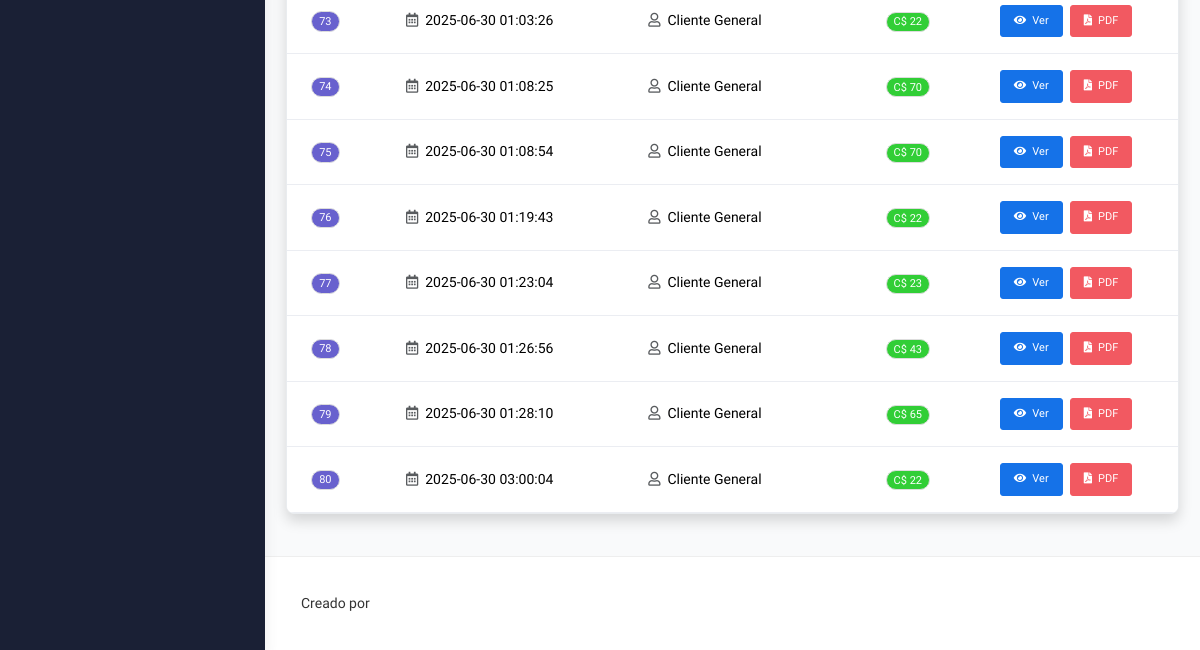
Page /ventas (lower part) on the earlier database version.
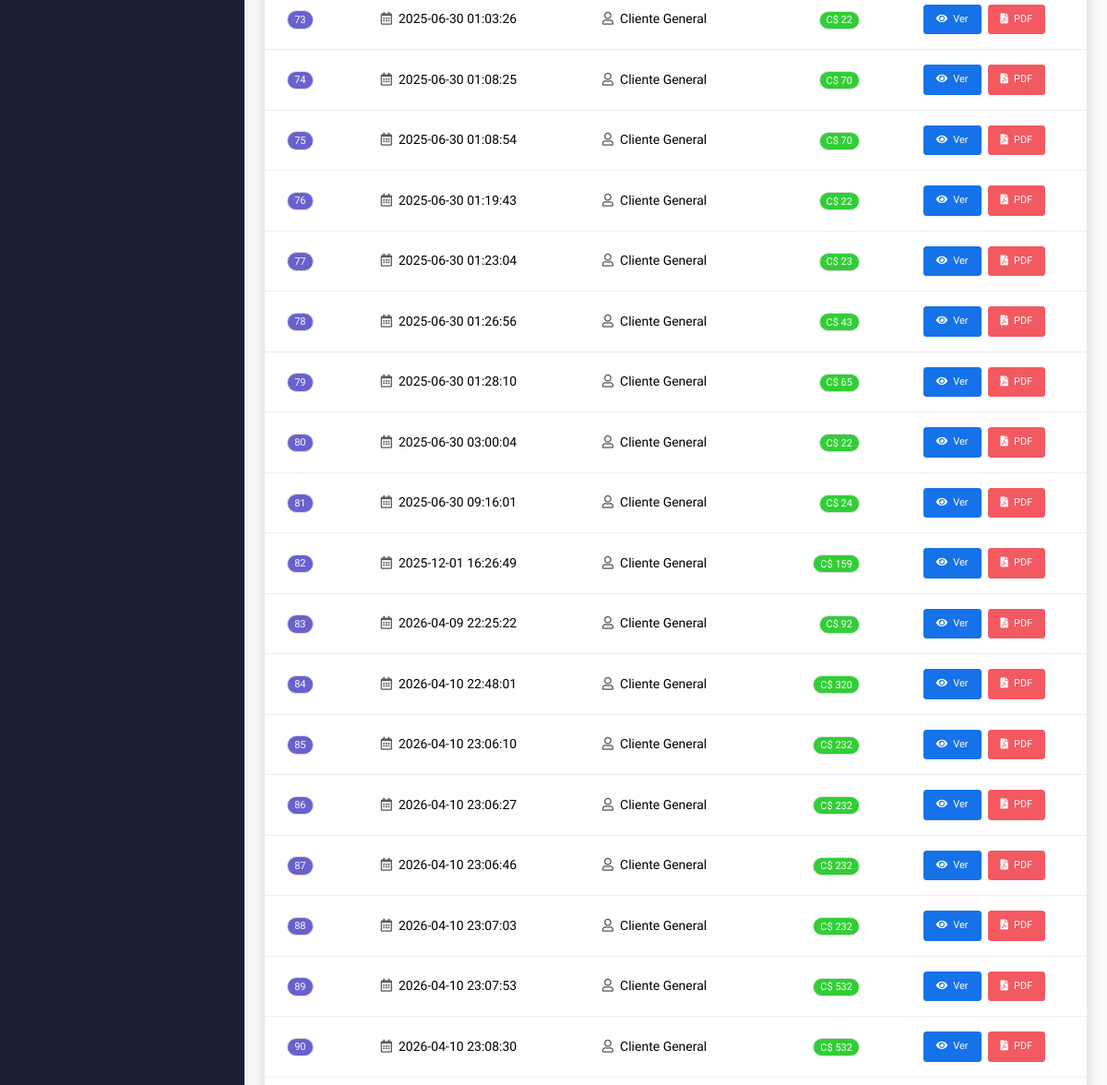
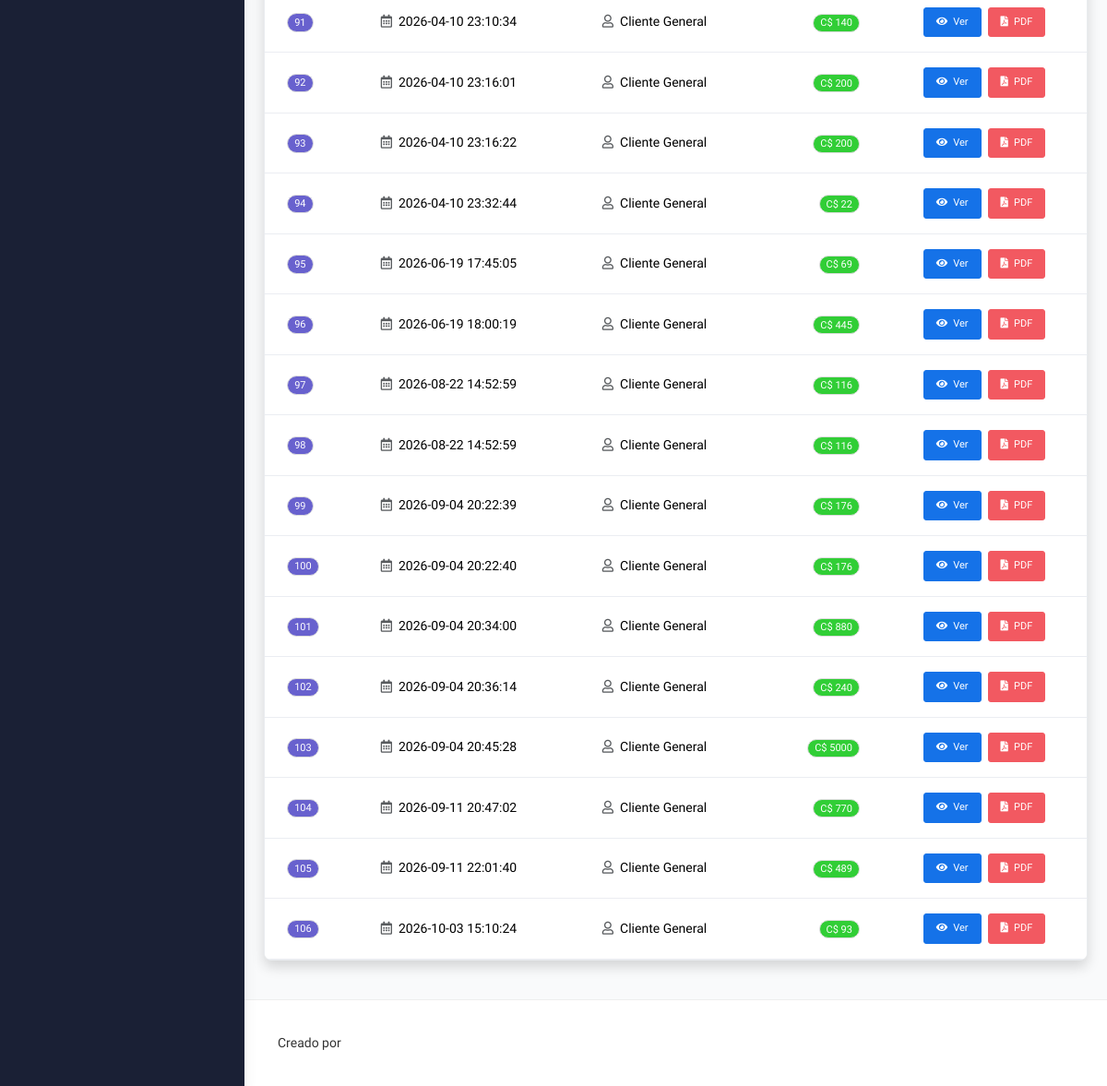
Same page on the later database version (2 pictures, top to bottom).
### tables this page shows
CREATE TABLE Venta (
    IDVenta INTEGER PRIMARY KEY AUTOINCREMENT,
    Fecha DATETIME,
    Total DECIMAL NOT NULL,
    IDEmpleado INTEGER,
    IDCliente INTEGER,
    IDSucursal INTEGER, MetodoPago TEXT, Descuento REAL,
    FOREIGN KEY (IDEmpleado) REFERENCES Empleado(IDEmpleado),
    FOREIGN KEY (IDCliente) REFERENCES Cliente(IDCliente),
    FOREIGN KEY (IDSucursal) REFERENCES Sucursal(IDSucursal)
);

### aplicacion.py (the view)
@app.route("/ventas", methods=["GET", "POST"])
def ventas():
    filtro = request.json["filtro"] if request.method == "POST" else "todas"
    ventas = obtener_ventas(filtro)
    if request.method == "POST":
        return jsonify({"ventas": ventas})
    return render_template("ventas.html", ventas=ventas)

### aplicacion.py (called while the page is built)
def get_db_connection():
    conn = sqlite3.connect(database_path)
    conn.row_factory = sqlite3.Row
    return conn

def obtener_ventas(filtro):
    conexion = get_db_connection()
    cursor = conexion.cursor()
    if filtro == "hoy":
        fecha_limite = date.today()
        cursor.execute("SELECT IDVenta, Fecha, Total FROM Venta WHERE DATE(Fecha) = ?", (fecha_limite,))
    elif filtro == "semana":
        fecha_limite = datetime.now() - timedelta(days=7)
        cursor.execute("SELECT IDVenta, Fecha, Total FROM Venta WHERE Fecha >= ?", (fecha_limite,))
    elif filtro == "mes":
        fecha_limite = datetime.now() - timedelta(days=30)
        cursor.execute("SELECT IDVenta, Fecha, Total FROM Venta WHERE Fecha >= ?", (fecha_limite,))
    else:
        cursor.execute("SELECT IDVenta, Fecha, Total FROM Venta")
    ventas = [{"id": row[0], "fecha": row[1], "total": row[2]} for row in cursor.fetchall()]
    conexion.close()
    return ventas

### app/blueprints/ventas/templates/ventas/ventas.html (shortened to what this page needs)
{% extends "layout.html" %}
{% block style %}
<link rel="stylesheet" href="https://cdn.jsdelivr.net/npm/flatpickr/dist/flatpickr.min.css">
<link rel="stylesheet" href="https://cdn.datatables.net/1.11.5/css/dataTables.bootstrap5.min.css">
{% endblock %}
{% block main %}
<div class="container-fluid">
    <div class="card data-card shadow">
        <div class="card-body p-0">
            <div class="table-responsive">
                <table class="table table-hover mb-0" id="tablaVentas">
                    <tbody id="tabla-ventas">
                        {% if ventas|length > 0 %}
                            {% for venta in ventas %}
                            <tr>
                                <td class="align-middle">
                                    <span class="badge bg-secondary">{{ venta.id }}</span>
                                </td>
                                <td class="align-middle">
                                    <i class="far fa-calendar-alt me-1 text-muted"></i>
                                    {{ venta.fecha }}
                                </td>
                                <td class="align-middle">
                                    <i class="far fa-user me-1 text-muted"></i>
                                    {{ venta.cliente if venta.cliente else 'Cliente General' }}
                                </td>
                                <td class="text-end align-middle">
                                    <span class="badge bg-success px-2 py-1">
                                        C$ {{ venta.total | round(2) }}
                                    </span>
                                </td>
                                <td class="text-center align-middle">
                                    <div class="d-flex gap-2 justify-content-center">
                                        <button class="btn btn-primary btn-sm ver-detalle" data-id="{{ venta.id }}">
                                            <i class="fas fa-eye me-1"></i>
                                            Ver
                                        </button>
                                        <button class="btn btn-danger btn-sm exportar-pdf" data-id="{{ venta.id }}">
                                            <i class="fas fa-file-pdf me-1"></i>
                                            PDF
                                        </button>
                                    </div>
                                </td>
                            </tr>
                            {% endfor %}
                        {% endif %}
                    </tbody>
                </table>
            </div>
        </div>
    </div>
</div>
{% endblock %}

### app/templates/layout.html (shortened to what this page needs)
<!DOCTYPE html>
<html lang="en">
<head>
  <link rel="stylesheet" href="https://cdnjs.cloudflare.com/ajax/libs/font-awesome/5.15.4/css/all.min.css">
  <link rel="stylesheet" href="{{ url_for('static', filename='css/bootstrap.min.css') }}" />
  <link rel="stylesheet" href="{{ url_for('static', filename='css/plugins.min.css') }}" />
  <link rel="stylesheet" href="{{ url_for('static', filename='css/kaiadmin.min.css') }}" />
  <link rel="stylesheet" href="{{ url_for('static', filename='css/demo.css') }}" />
  {% block style %} {% endblock %}
</head>
<body>
  <div class="wrapper">
    {% set current_path = request.path %}
    <div class="sidebar" data-background-color="dark">
      <div class="sidebar-wrapper scrollbar scrollbar-inner">
      </div>
    </div>
    <div class="main-panel">
      <div class="container">
        {% block main %} {% endblock %}
      </div>
      <footer class="footer">
        <div class="container-fluid d-flex justify-content-between">
          <div>
            Creado por
          </div>
        </div>
      </footer>
    </div>
  </div>
</body>
</html>

### app/templates/layout.html (style rules this page uses)
body { font-family: 'Public Sans', -apple-system, BlinkMacSystemFont, 'Segoe UI', Roboto, 'Helvetica Neue', Arial, sans-serif; }

### app/blueprints/ventas/templates/ventas/ventas.html (style rules this page uses)
body { color: #333333; background-color: #f9fafb; }
.container-fluid { padding: 1.5rem; }
.data-card { border-radius: 8px; border: 1px solid #e9ecef; box-shadow: 0 4px 6px rgba(0, 0, 0, 0.05); background-color: white; margin-bottom: 1.5rem; overflow: hidden; }
.data-card .card-body { padding: 0; }
.table-responsive { padding: 0; }

Differences in the rows shown:
added Venta: id "81", fecha "2025-06-30 09:16:01", cliente "Cliente General", total "24"
added Venta: id "82", fecha "2025-12-01 16:26:49", cliente "Cliente General", total "159"
added Venta: id "83", fecha "2026-04-09 22:25:22", cliente "Cliente General", total "92"
added Venta: id "84", fecha "2026-04-10 22:48:01", cliente "Cliente General", total "320"
added Venta: id "85", fecha "2026-04-10 23:06:10", cliente "Cliente General", total "232"
added Venta: id "86", fecha "2026-04-10 23:06:27", cliente "Cliente General", total "232"
added Venta: id "87", fecha "2026-04-10 23:06:46", cliente "Cliente General", total "232"
added Venta: id "88", fecha "2026-04-10 23:07:03", cliente "Cliente General", total "232"
added Venta: id "89", fecha "2026-04-10 23:07:53", cliente "Cliente General", total "532"
added Venta: id "90", fecha "2026-04-10 23:08:30", cliente "Cliente General", total "532"
added Venta: id "91", fecha "2026-04-10 23:10:34", cliente "Cliente General", total "140"
added Venta: id "92", fecha "2026-04-10 23:16:01", cliente "Cliente General", total "200"
added Venta: id "93", fecha "2026-04-10 23:16:22", cliente "Cliente General", total "200"
added Venta: id "94", fecha "2026-04-10 23:32:44", cliente "Cliente General", total "22"
added Venta: id "95", fecha "2026-06-19 17:45:05", cliente "Cliente General", total "69"
added Venta: id "96", fecha "2026-06-19 18:00:19", cliente "Cliente General", total "445"
added Venta: id "97", fecha "2026-08-22 14:52:59", cliente "Cliente General", total "116"
added Venta: id "98", fecha "2026-08-22 14:52:59", cliente "Cliente General", total "116"
added Venta: id "99", fecha "2026-09-04 20:22:39", cliente "Cliente General", total "176"
added Venta: id "100", fecha "2026-09-04 20:22:40", cliente "Cliente General", total "176"
added Venta: id "101", fecha "2026-09-04 20:34:00", cliente "Cliente General", total "880"
added Venta: id "102", fecha "2026-09-04 20:36:14", cliente "Cliente General", total "240"
added Venta: id "103", fecha "2026-09-04 20:45:28", cliente "Cliente General", total "5000"
added Venta: id "104", fecha "2026-09-11 20:47:02", cliente "Cliente General", total "770"
added Venta: id "105", fecha "2026-09-11 22:01:40", cliente "Cliente General", total "489"
added Venta: id "106", fecha "2026-10-03 15:10:24", cliente "Cliente General", total "93"
